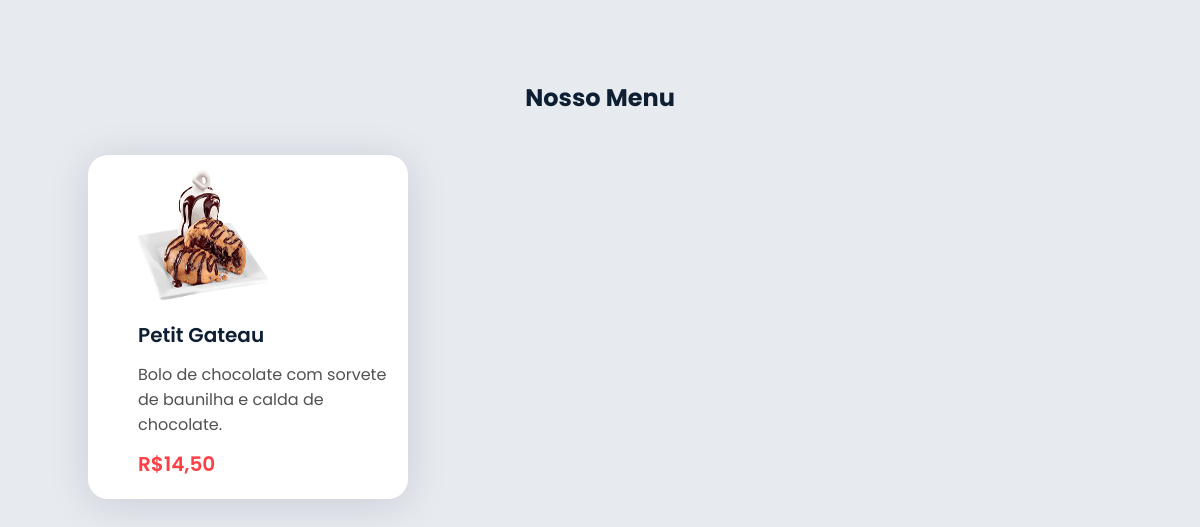
Screenshot of /produtos/3/ with the database file from the repository.
### home/models.py (models this page shows, shortened)
class Produto(models.Model):
    titulo = models.CharField(max_length=50)
    descricao = models.TextField()
    preco = models.DecimalField(max_digits=5, decimal_places=2)
    categoria = models.ForeignKey(Categoria,on_delete=models.PROTECT)
    imagem = models.ImageField()

### home/views.py (the view)
# urls.py: path('produtos/<int:id>/', views.produtos, name='produtos'),
def produtos(request, id):
    produtos = Produto.objects.filter(categoria=id)
    lista_produtos = {'produtos': produtos}
    return render(request, 'produtos.html', lista_produtos)

### delivery/templates/produtos.html (shortened to what this page needs)
{% load static %}
{% block content %}
<!DOCTYPE html>
<html lang="en">
<head>
    <link rel="stylesheet" href="{% static 'css/produtos.css' %}">
</head>
<body>
    <section>
        <h2 class="title">Nosso Menu</h2>
        <div class="menu-container">
            {% for produto in produtos %}
            <div class="cards">
                <div class="box-produtos">
                    <img class="box-img" src="/media/{{produto.imagem}}">
                    <div class="box-text">
                        <h1>{{produto.titulo}}</h1>
                        <p>{{produto.descricao}}</p>
                        <h6>R${{produto.preco}}</h6>
                    </div>
                </div>
            </div>
            {% endfor %}
        </div>
    </section>
</body>
</html>
{% endblock %}

### home/static/css/produtos.css (style rules this page uses)
body { font-family: "Poppins", sans-serif; background-color: #e7eaee; }
* { padding: 0; margin: 0; box-sizing: border-box; }
.title { text-align: center; color: #0F1F33; }
section { padding: 80px 18%; }
.menu-container { grid-template-columns: 320px 320px 320px; grid-gap: 2rem; justify-content: center; margin-top: 40px; display: grid; }
.cards { padding: 15px 50px 20px 50px; background: #ffffff; box-shadow: 0px 5px 40px rgb(19 8 73 / 13%); border-radius: 20px; }
.box-produtos { display: flex; flex-wrap: wrap; align-items: center; justify-content: space-between; gap: 20px; }
.box-img { width: 130px; height: 130px; }
.box-text h1 { color: #0F1F33; font-size: 20px; font-weight: 600; margin-bottom: 12px; }
.box-text p { color: #505153; width: 250px; margin-bottom: 12px; }
.box-text h6 { color: #FF3F46; font-size: 20px; font-weight: 600; }

### rows the page displays
Produto: imagem (picture), titulo "Petit Gateau", descricao "Bolo de chocolate com sorvete de baunilha e calda de chocolate.", preco "14,50"
